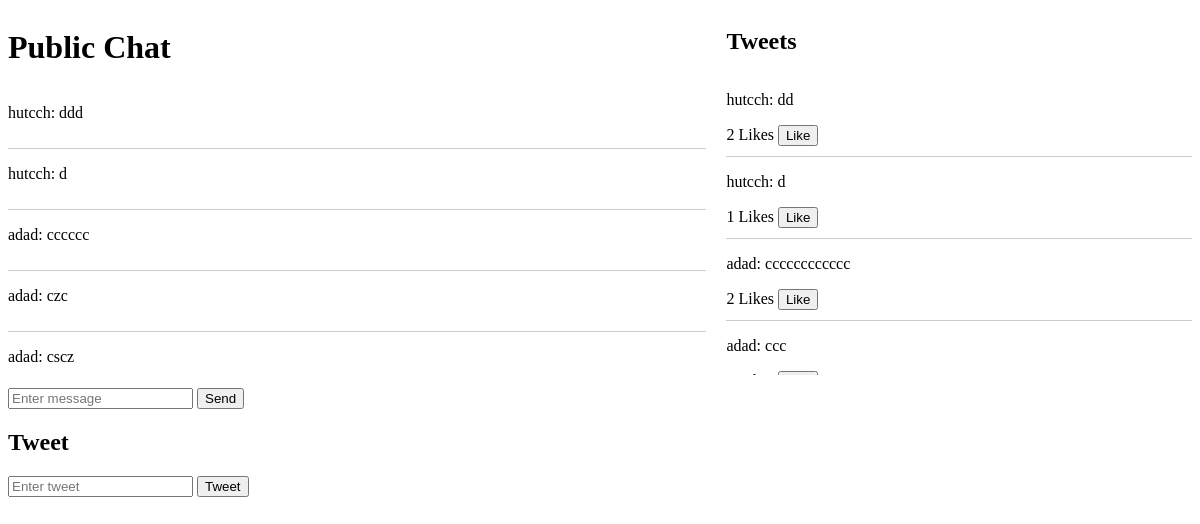
Screenshot of /index (signed in) with the database file from the repository.
### tables this page shows
CREATE TABLE messages (
            id INTEGER PRIMARY KEY AUTOINCREMENT,
            sender_id INTEGER NOT NULL,
            recipient_id INTEGER,  -- NULL for public server messages
            content TEXT NOT NULL,
            timestamp DATETIME DEFAULT CURRENT_TIMESTAMP,
            FOREIGN KEY (sender_id) REFERENCES users (id)
            FOREIGN KEY (recipient_id) REFERENCES users (id) 
        );

CREATE TABLE users 
        (
            id INTEGER PRIMARY KEY AUTOINCREMENT,
            username TEXT NOT NULL UNIQUE,
            password TEXT NOT NULL
        );

CREATE TABLE tweets (
            id INTEGER PRIMARY KEY AUTOINCREMENT,
            user_id INTEGER NOT NULL,
            content TEXT NOT NULL,
            likes INTEGER DEFAULT 0,
            timestamp DATETIME DEFAULT CURRENT_TIMESTAMP,
            FOREIGN KEY (user_id) REFERENCES users (id)
        );

### app.py (the view)
@app.route('/index')
def index():
    if 'user_id' not in session:
        return redirect(url_for('login'))
    conn = get_db_connection()
    cursor = conn.cursor()
    messages = cursor.execute(
        'SELECT users.username, messages.content FROM messages'
        ' JOIN users ON messages.sender_id = users.id'
        ' WHERE recipient_id IS NULL'
    ).fetchall()
    tweets = cursor.execute('''
        SELECT tweets.id, users.username, tweets.content, tweets.likes
        FROM tweets
        JOIN users ON tweets.user_id = users.id
    ''').fetchall()
    conn.close()
    return render_template('index.html', messages=messages, tweets=tweets)

### app.py (called while the page is built)
def get_db_connection():
    conn = sqlite3.connect(DATABASE)
    conn.row_factory = sqlite3.Row
    return conn

### templates/index.html (shortened to what this page needs)
<!DOCTYPE html>
<html>
<head>
</head>
<body>
  <div class="container">
    <div class="chatbox">
      <h1>Public Chat</h1>
      <div id="chatbox" class="scrollbox">
        {% for message in messages %}
        <div class="message">
          <p>{{ message['username'] }}: {{ message['content'] }}</p>
        </div>
        {% endfor %}
      </div>
      <input type="text" id="message_input" placeholder="Enter message">
      <button onclick="sendMessage()">Send</button>
    </div>
    <div class="tweets">
      <h2>Tweets</h2>
      <div id="tweets_list" class="scrollbox">
        {% for tweet in tweets %}
        <div class="tweet">
          <p>{{ tweet['username'] }}: {{ tweet['content'] }}</p>
          <span id="likes-{{ tweet.id }}">{{ tweet.likes }}</span> Likes
          <button onclick="likeTweet({{ tweet.id }})">Like</button>
        </div>
        {% endfor %}
      </div>
    </div>
  </div>
  <h2>Tweet</h2>
  <input type="text" id="tweet_input" placeholder="Enter tweet">
  <button onclick="sendTweet()">Tweet</button>
</body>
</html>

### templates/index.html (style rules this page uses)
.container { display: flex; }
.chatbox { width: 60%; margin-right: 20px; }
.tweets { width: 40%; }
.scrollbox { overflow-y: scroll; max-height: 300px; }
.message, .tweet { border-bottom: 1px solid #ccc; padding-bottom: 10px; margin-bottom: 10px; }

### rows the page displays
messages: username "hutcch", content "ddd"
messages: username "hutcch", content "d"
messages: username "adad", content "cccccc"
messages: username "adad", content "czc"
messages: username "adad", content "cscz"
tweets: username "hutcch", content "dd", likes "2"
tweets: username "hutcch", content "d", likes "1"
tweets: username "adad", content "cccccccccccc", likes "2"
tweets: username "adad", content "ccc"
